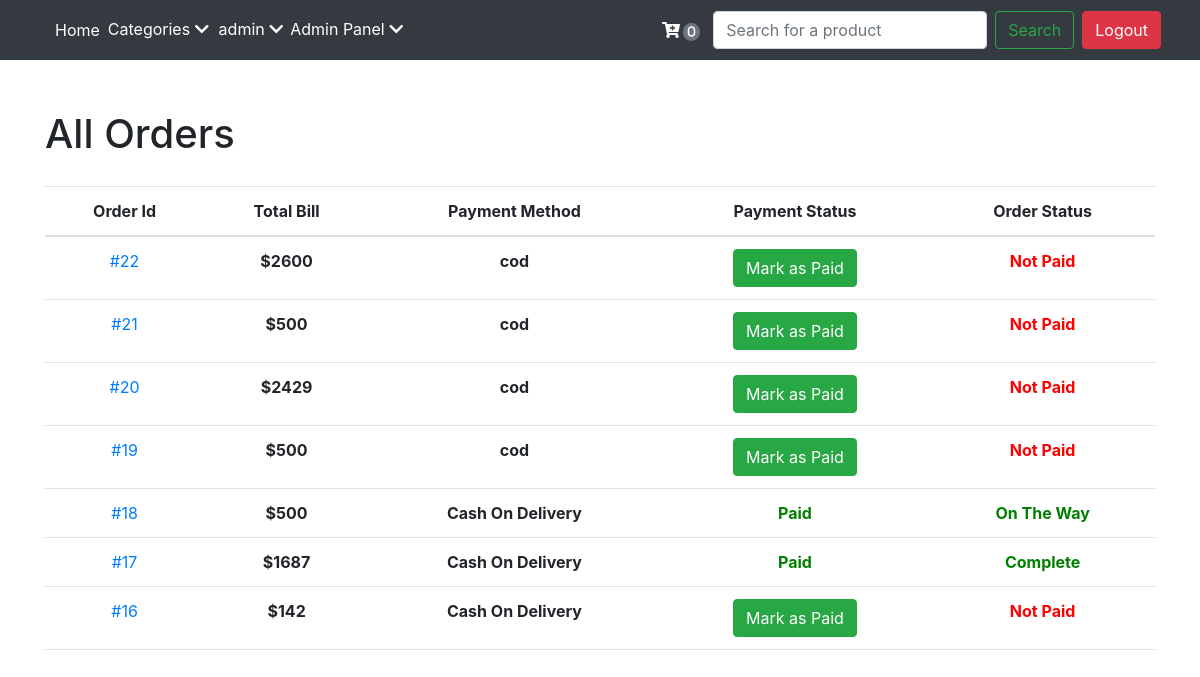
/manageOrder.php (signed in), run on an earlier commit of the app's database.
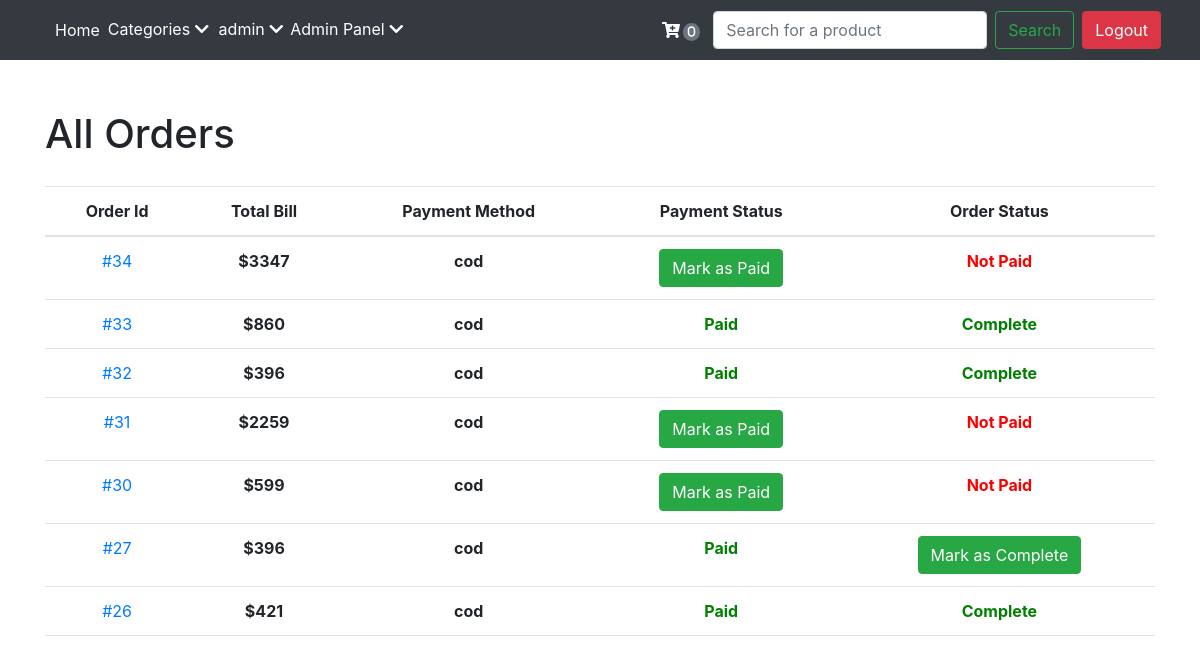
And on a later commit of the database.
### tables this page shows
CREATE TABLE `orders` (
  `order_id` int(11) NOT NULL,
  `order_user_id` int(11) DEFAULT NULL,
  `cart` text NOT NULL,
  `bill` int(11) NOT NULL,
  `order_status` varchar(255) NOT NULL DEFAULT 'Not Delivered',
  `payment_status` varchar(25) NOT NULL DEFAULT 'Not Paid',
  `payment_method` varchar(25) NOT NULL,
  `order_time` datetime NOT NULL DEFAULT current_timestamp()
);

### manageOrder.php (the view, shortened to what this page needs)
<!DOCTYPE html>
<html lang="en">
<head>
</head>
<body>
    <?php
    if(!isset($_SESSION['user_type'])||$_SESSION['user_type']!='admin'){
        header("location: /store/index.php");
    }
    else{
        include 'partials/_header.php';
        include 'partials/_dbconnect.php';
        echo'
        <div class="container">
            <h1 style= "padding-top: 50px; padding-bottom: 20px;">All Orders</h1>
                <div class="row">
                <div class="col-sm-12 col-md-12 col-md-offset-1">
                    <table class="table table-hover">
                        <thead>
                            <tr>
                                <th class="text-center">Order Id</th>
                                <th class="text-center">Total Bill</th>
                                <th class="text-center">Payment Method</th>
                                <th class="text-center">Payment Status</th>
                                <th class="text-center">Order Status</th>
                            </tr>
                        </thead>
                <tbody>
                ';
                    $sql = "SELECT * FROM `orders` ORDER BY `orders`.`order_id` DESC";
                    $result = mysqli_query($conn, $sql);
                    $num = mysqli_num_rows($result);
                    if ($num>0){
                        while($row = mysqli_fetch_assoc($result)){
                        $orderId = $row['order_id'];
                        $paymentMethod = $row['payment_method'];
                        $amountPaid = $row['bill'];
                        $status = $row['order_status'];
                        $payStatus = $row['payment_status'];
                        echo'
                <tr>
                <td class="text-center">
                <a href="/store/orderPage.php?orderId='.$orderId.'"><span>#'.$orderId.'</span></a>
                </td>
                <td class="text-center"><strong>$'.$amountPaid.'</strong></td>
                <td class="text-center"><strong>'.$paymentMethod.'</strong></td>';
                if($payStatus == 'Not Paid'){
                    echo'
                    <td class="text-center">
                    <form action="/store/partials/_markAsPaid.php" method="post">
                    <input type="hidden" name="orderId" value="'.$orderId.'">
                    <button type="submit" class="btn btn-success">Mark as Paid</button>
                    </form>
                    </td>
                    <td class="text-center"><strong style="color: red;">'.$payStatus.'</strong></td>
                    ';
                }
                else{
                    echo'
                    <td class="text-center"><strong style="color: green;">'.$payStatus.'</strong></td>
                    ';
                if($status=="Not Delivered"){
                    echo'
                    <td class="text-center">
                    <form method="post" action="/store/partials/_handleOrderStatus.php">
                    <input type="hidden" name="orderId" value="'.$orderId.'">
                    <input type="hidden" name="status" value="'.$status.'">
                    <button type="submit" class="btn btn-warning">Mark as Delivered</button>
                    </form>
                    </td>';
                }else if($status=="on the way"){
                    echo'
                    <td class="text-center">
                    <form method="post" action="/store/partials/_handleOrderStatus.php">
                    <input type="hidden" name="orderId" value="'.$orderId.'">
                    <input type="hidden" name="status" value="'.$status.'">
                    <button type="submit" class="btn btn-success">Mark as Complete</button>
                    </form>
                    </td>';
                }
                else{
                    echo'
                    <td class="text-center"><strong style="color: green;">'.$status.'</strong></td>
                    ';
                }
                }
                echo
                '</tr>
        </a>';
                }}
                ;}
    ?>
</body>
</html>

### partials/_header.php (shortened to what this page needs)
<!DOCTYPE html>
<html lang="en">
<head>
    <link rel="stylesheet" type="text/css" href="/store/partials/_header.css">
    <link href="https://cdn.jsdelivr.net/npm/bootstrap@5.2.2/dist/css/bootstrap.min.css" rel="stylesheet"
>
    <link rel="stylesheet" href="https://stackpath.bootstrapcdn.com/bootstrap/4.3.1/css/bootstrap.min.css">
    <link rel="stylesheet" href="https://use.fontawesome.com/releases/v5.7.2/css/all.css">
</head>
<body>
    <nav class="navbar navbar-expand-lg navbar-dark bg-dark">
        <div class="container-fluid">
            <div class="collapse navbar-collapse" id="navbarSupportedContent">
                <ul class="navbar-nav me-auto mb-2 mb-lg-0">
                    <li class="nav-item">
                        <a class="nav-link s1" aria-current="page" href="/store/index.php">Home</a>
                    </li>
                    <?php
                    if(isset($_SESSION['loggedIn']) && $_SESSION['loggedIn']==true){
                        echo'<li><a style="margin-right: 5px; padding-top: 7px" class="s1">Categories <i
                                class="fa fa-chevron-down"></i></a>';
                    }else{
                        echo'<li><a style="margin-right: 5px;padding-top: 7px ;width: 100px" class="s1">Categories <i
                                class="fa fa-chevron-down"></i></a>';
                    }
                    ?>
                    <ul>
                        <?php
                    echo'
                       </ul>
                    </li>';
                    if(isset($_SESSION['loggedIn']) && $_SESSION['loggedIn']==true){
                        $curUserName = $_SESSION['user_name'];
                    echo'
                    <li id="drop"><a style="margin-left: 5px; padding-top: 7px" class="s1">'.$curUserName.' <i class="fa fa-chevron-down"></i></a></a>
                    <ul>
                        <li class="nav-item"><a  class="nav-link s1" href="/store/userProfile.php">User Profile</a></li>
                        <li class="nav-item"><a  class="nav-link s1" href="/store/changePassword.php">Change Password</a></li>
                    </ul>
                    </li>';
                    if($_SESSION['user_type'] == 'admin'){
                        echo'
                        <li class="s1" style="margin-left: 7px; padding-top: 7px"><a href="">Admin Panel <i
                                class="fa fa-chevron-down"></i></a>
                            <ul>
                                <li class="nav-item"><a  class="nav-link s1" href="/store/manageUser.php">Manage Users</a></li>
                                <li class="nav-item"><a  class="nav-link s1" href="/store/manageProduct.php">Manage Products</a></li>
                                <li class="nav-item"><a  class="nav-link s1" href="/store/manageOrder.php">Manage Orders</a></li>
                            </ul>
                        </li>';
                    }
                    }
                ?>
                    </ul>
                    <?php
                            $c=0;
                            echo'
                                <a href="/store/shoppingCart.php" style="padding: 10px; margin-right: 3px" class="s1 rounded-circle"><i class="fa fa-cart-plus" aria-hidden="true"><span class=" badge rounded-pill bg-secondary" style="margin-left: 3px;">'.$c.'</span></i></a>'
                            ;?>
                <form class="d-flex" role="search" action="/store/searchPage.php" method="get">
                    <input class="form-control me-2" type="search" placeholder="Search for a product"
                        aria-label="Search" name="search">
                    <button class="btn btn-outline-success" type="submit">Search</button>
                </form>
                <?php
                    if(isset($_SESSION['loggedIn']) && $_SESSION['loggedIn']==true){
                    echo' <ul>
                    <li class="nav-item"><a  class="btn btn-danger mx-2" href="/store/logout.php">Logout</a></li>
                    </ul>';
                }else{
                    echo'
                    <button class="btn btn-primary nav-item mx-2"><a href="/store/signup.php">Signup</a></button>
                    <button class="btn btn-success nav-item"><a href="/store/login.php">Login</a></button>
                    ';
                }
                ?>
            </div>
        </div>
    </nav>
</body>
</html>

### partials/_header.css (style rules this page uses)
nav ul { padding: 0; margin: 0; list-style: none; position: relative; }
nav ul li { display:inline-block; }
nav a { display:block; color:#FFF !important; text-decoration:none !important; }

What changed in the data, as far as the page shows it:
removed orders: order_id "22", bill "2600", payment_method "cod", payment_status "Not Paid"
removed orders: order_id "21", bill "500", payment_method "cod", payment_status "Not Paid"
removed orders: order_id "20", bill "2429", payment_method "cod", payment_status "Not Paid"
removed orders: order_id "19", bill "500", payment_method "cod", payment_status "Not Paid"
removed orders: order_id "18", bill "500", payment_method "Cash On Delivery", payment_status "Paid", order_status "On The Way"
removed orders: order_id "17", bill "1687", payment_method "Cash On Delivery", payment_status "Paid", order_status "Complete"
removed orders: order_id "16", bill "142", payment_method "Cash On Delivery", payment_status "Not Paid"
added orders: order_id "34", bill "3347", payment_method "cod", payment_status "Not Paid"
added orders: order_id "33", bill "860", payment_method "cod", payment_status "Paid", order_status "Complete"
added orders: order_id "32", bill "396", payment_method "cod", payment_status "Paid", order_status "Complete"
added orders: order_id "31", bill "2259", payment_method "cod", payment_status "Not Paid"
added orders: order_id "30", bill "599", payment_method "cod", payment_status "Not Paid"
added orders: order_id "27", bill "396", payment_method "cod", payment_status "Paid"
added orders: order_id "26", bill "421", payment_method "cod", payment_status "Paid", order_status "Complete"
